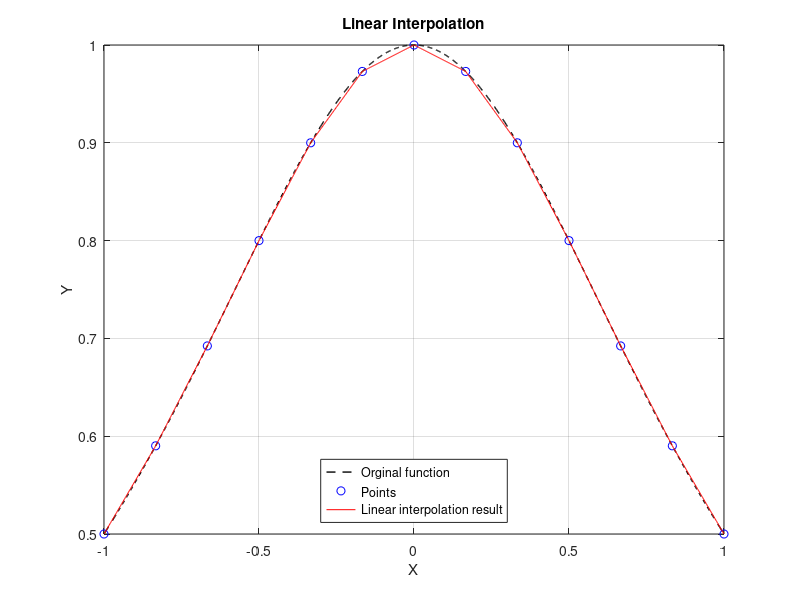
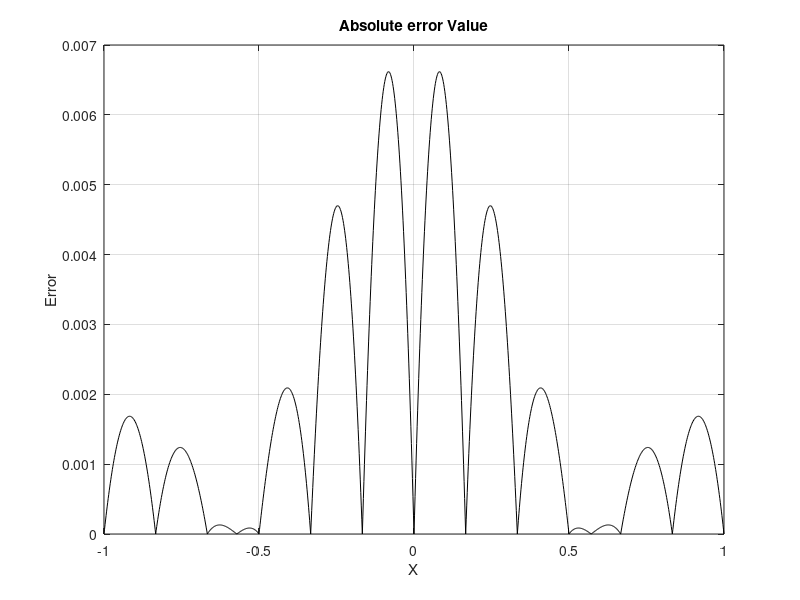

MATLAB code for these plots, in order:
%Piece-wise linear Interpolation

clc;
close all;
clearvars;


f = @(x)(1./(1+x.^2));    % Function f(x)

xval = [-1,-5/6,-2/3,-1/2,-1/3,-1/6,0,1/6,1/3,1/2,2/3,5/6,1];
yval = f(xval);

val = [];
res = [];
axis = [];

for i=1:length(xval)-1
    u = linspace(xval(i), xval(i+1), 100)';
        
    for j=1:length(u)
        x = u(j);        
         % Equation
         y = ((x - xval(i+1))/(xval(i) - xval(i+1))) * yval(i);
         y = y + ((x - xval(i))/(xval(i+1) - xval(i))) * yval(i+1);
        
        res = [res,y];
        axis = [axis,u(j)];
        val = [val, f(u(j))];
    end
end

figure();
plot(axis,val,'k--','linewidth',1);
hold on;
plot(xval,yval,'bo',axis,res,'r-');
legend('Orginal function','Points','Linear interpolation result','location','South');
title('Linear Interpolation')
xlabel('X');
ylabel('Y');
grid on;

figure();
plot(axis, abs(res-val),'k');
title('Absolute error Value');
xlabel('X');
ylabel('Error');
grid on;






